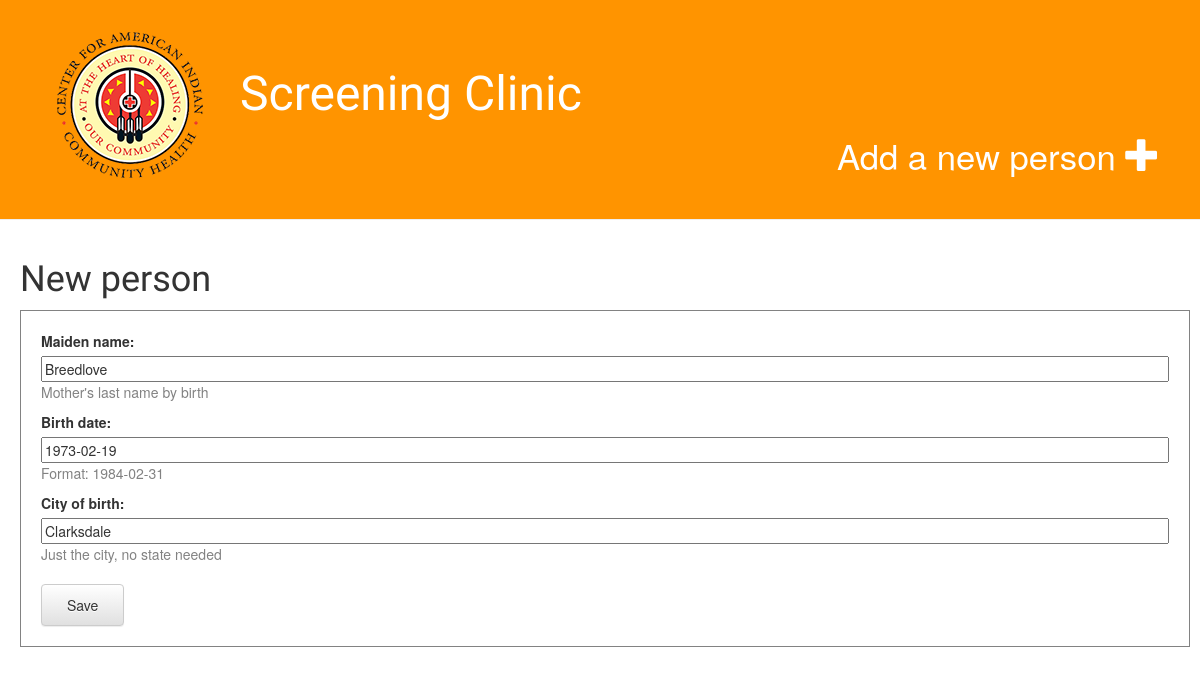
Screenshot of /person/1/edit/ (signed in) with the database file from the repository.
### demo/models.py (models this page shows, shortened)
class Person(models.Model):
    unique_id = models.CharField(max_length=6, blank=True)
    maiden_name = models.CharField(max_length=25)
    birth_date = models.DateField()
    city_of_birth = models.CharField(max_length=25)

### demo/views.py (the view)
# urls.py: url(r'^person/(?P<pk>\d+)/edit/$', views.demo_edit, name='demo_edit'),
@login_required
def demo_edit(request, pk):
    person = get_object_or_404(Person, pk=pk)
    if request.method == "POST":
        form = PersonForm(request.POST, instance=person)
        if form.is_valid():
            person = form.save(commit=False)
            person.save()
            return redirect('demo_detail', pk=person.pk)
    else:
        form = PersonForm(instance=person)
    return render(request, 'demo/demo_edit.html', {'form': form})

### demo/forms.py
class PersonForm(forms.ModelForm):
    class Meta:
        model = Person
        fields = ('maiden_name', 'birth_date', 'city_of_birth')
        help_texts = {
            'birth_date': 'Format: 1984-02-31',
            'maiden_name': "Mother's last name by birth",
            'city_of_birth': "Just the city, no state needed"
        }

### demo/templates/demo/demo_edit.html
{% extends 'demo/base.html' %}
{% block content %}
    <h1>New person</h1>
    <form method="POST" class="post-form">{% csrf_token %}
        {{ form.as_p }}
        <button type="submit" class="save btn btn-default">Save</button>
    </form>
{% endblock %}

### demo/static/css/demo.css (style rules this page uses)
h1 { font-family: 'Lobster', cursive; }
.save { clear: left; padding: 10px 25px; margin-top: 10px; }
.post-form textarea, .post-form input { width: 100%; }
.helptext { color: #828282; }
form { border: solid 1px #828282; padding: 20px; }

### rows the page displays
Person: maiden_name "Breedlove", birth_date "1973-02-19", city_of_birth "Clarksdale"
